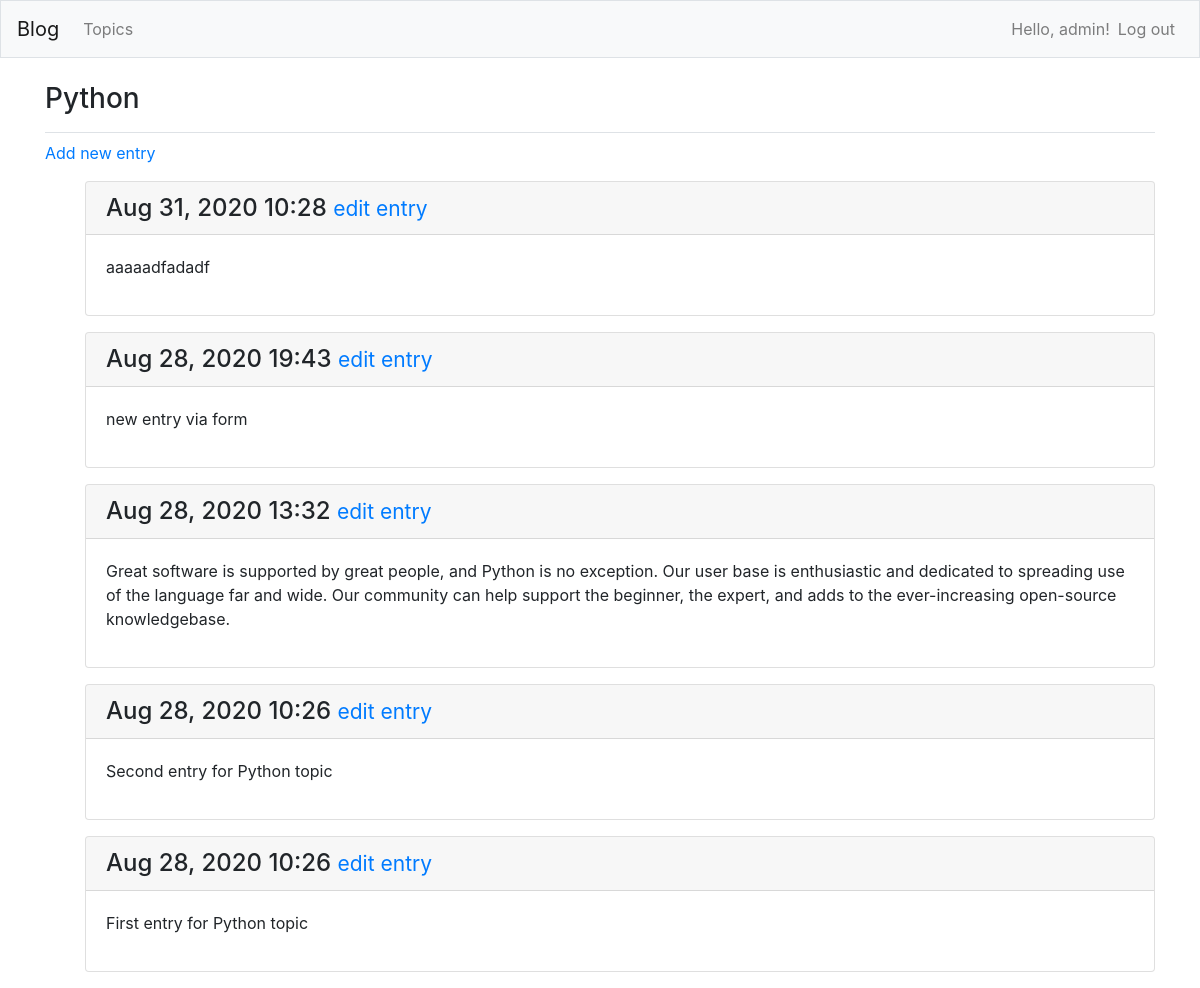
Screenshot of /blog/topic/1 (signed in) with the database file from the repository.
### blog/models.py (models this page shows, shortened)
class Topic(models.Model):
    text = models.CharField(max_length=200)
    date_added = models.DateTimeField(auto_now_add=True)
    tag = models.ManyToManyField(Tag, blank=True)
    owner = models.ForeignKey(User, on_delete=models.CASCADE)
    def __str__(self):
        return self.text

class Entry(models.Model):
    topic = models.ForeignKey(Topic, on_delete=models.CASCADE)
    text = models.TextField()
    date_added = models.DateTimeField(auto_now_add=True)
    class Meta:
        verbose_name_plural = 'entries'

### blog/views.py (the view)
# urls.py: path('topic/<int:topic_id>', views.topic, name='topic'),
@login_required
def topic(request, topic_id):
    topic = get_object_or_404(Topic, id=topic_id)
    check_topic_owner(topic.owner, request.user)
    entries = topic.entry_set.order_by('-date_added')
    tags = topic.tag.all()
    return render(request, 'blog/topic.html', {
        'topic': topic,
        'entries': entries,
        'tags': tags
    })

### blog/views.py (called while the page is built)
def check_topic_owner(owner, user):
    if owner != user:
        raise Http404

### blog/templates/blog/topic.html
{% extends 'blog/layout.html' %}
{% block page_header %}
    <h3>{{ topic }}</h3>
{% endblock page_header %}
{% block body %}
    <p>
        <a href="{% url 'blog:new_entry' topic.id %}">Add new entry</a>
    </p>
    <ul>
    {% for entry in entries %}
        <div class="card mb-3">
            <h4 class="card-header">
                {{ entry.date_added|date:'M d, Y H:i' }}
                <small><a href="{% url 'blog:edit_entry' entry.id %}">edit entry</a></small>
            </h4>
            <div class="card-body">
                {{ entry.text|linebreaks }}
            </div>
        </div>
    {% empty %}
        <p>There are no entries for this topic yet.</p>
    {% endfor %}
{% endblock %}

### blog/templates/blog/layout.html (shortened to what this page needs)
{% load bootstrap4 %}
<!DOCTYPE html>
<html lang="en">
    <head>
        {% bootstrap_css %}
    </head>
    <body>
        <nav class="navbar navbar-expand-md navbar-light bg-light mb-4 border">
            <a class="navbar-brand" href="{% url 'blog:index'%}">Blog</a>
            <div class="collapse navbar-collapse" id="navbarCollapse">
                <ul class="navbar-nav mr-auto">
                    <li class="nav-item">
                        <a class="nav-link" href="{% url 'blog:topics'%}">Topics</a></li>
                </ul>
                <ul class="navbar-nav ml-auto">
                    {% if user.is_authenticated %}
                        <li class="nav-item">
                            <span class="navbar-text">Hello, {{ user.username }}!</span>
                        </li>
                        <li class="nav-item">
                            <a class="nav-link" href="{% url 'users:logout' %}">Log out</a>
                        </li>
                    {% endif %}
                </ul>
            </div>
        </nav>
        <main role="main" class="container">
            <div class="pb-2 mb-2 border-bottom">
                {% block page_header %}{% endblock page_header %}
            </div>
            <div>
                {% block body %}
                {% endblock %}
            </div>
        </main>
    </body>
</html>

### rows the page displays
Topic: text "Python"
Entry: date_added "Aug 31, 2020 10:28", text "aaaaadfadadf"
Entry: date_added "Aug 28, 2020 19:43", text "new entry via form"
Entry: date_added "Aug 28, 2020 13:32", text "Great software is supported by great people, and Python is no exception. Our user base is enthusiastic and dedicated to spreading use of the language far and wide. Our community can help support the beginner, the expert, and adds to the ever-increasing open-source knowledgebase."
Entry: date_added "Aug 28, 2020 10:26", text "Second entry for Python topic"
Entry: date_added "Aug 28, 2020 10:26", text "First entry for Python topic"

### other values shown
{{ user.username }} "admin"
